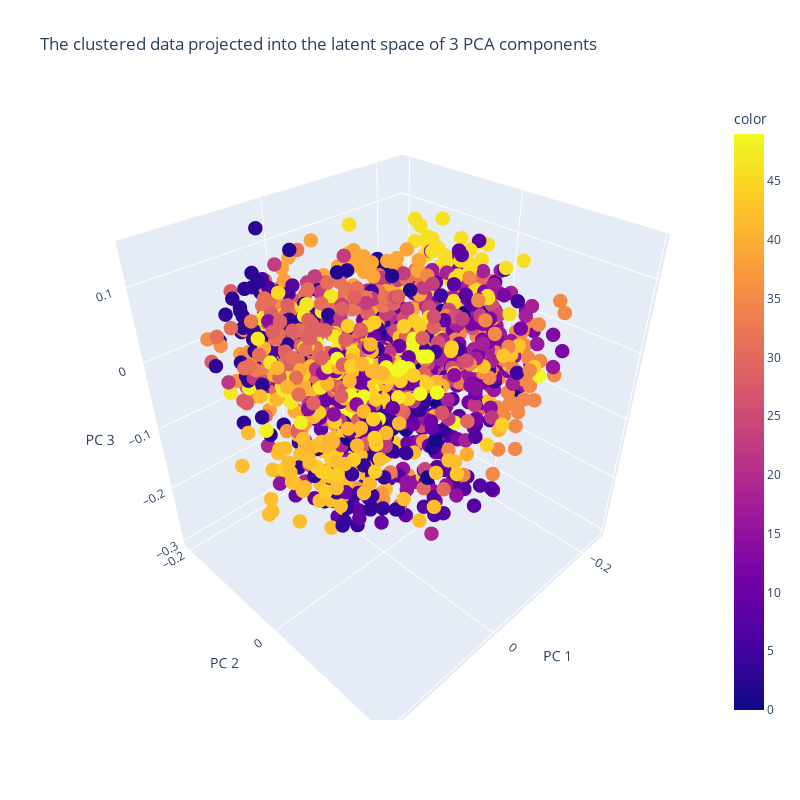

The cell this chart's notebook holds for it:
### Code cell
import plotly.express as px 
X = pd.DataFrame(embeddings)
pca = PCA(n_components=3)
components = pca.fit_transform(X)

total_var = pca.explained_variance_ratio_.sum() * 100
X['labels'] = labels
X['relation'] = relations
fig = px.scatter_3d(
    components, x=0, y=1, z=2, color=X['labels'],
    title='The clustered data projected into the latent space of 3 PCA components',
    labels={'0': 'PC 1', '1': 'PC 2', '2': 'PC 3'},
    width=800, height=800
)
fig.update_traces(marker_size=5)
fig.update_layout(scattermode="group", scattergap=0.5)
fig.show()

### Figure 1 — Plotly figure (JSON) as saved in the notebook; plotly's stock layout.template omitted (floating-point values rounded to 4 significant figures; data arrays with more than 128 entries replaced by an {"elided": "..."} marker saying what was removed)
{"data": [{"hovertemplate": "PC 1=%{x}<br>PC 2=%{y}<br>PC 3=%{z}<br>color=%{marker.color}<extra></extra>", "legendgroup": "", "marker": {"color": {"elided": "1460 int values"}, "coloraxis": "coloraxis", "size": 5, "symbol": "circle"}, "mode": "markers", "name": "", "scene": "scene", "showlegend": false, "type": "scatter3d", "x": {"elided": "1460 float values"}, "y": {"elided": "1460 float values"}, "z": {"elided": "1460 float values"}}], "layout": {"coloraxis": {"colorbar": {"title": {"text": "color"}}, "colorscale": [[0, "#0d0887"], [0.1111, "#46039f"], [0.2222, "#7201a8"], [0.3333, "#9c179e"], [0.4444, "#bd3786"], [0.5556, "#d8576b"], [0.6667, "#ed7953"], [0.7778, "#fb9f3a"], [0.8889, "#fdca26"], [1, "#f0f921"]]}, "height": 800, "legend": {"tracegroupgap": 0}, "scattergap": 0.5, "scattermode": "group", "scene": {"domain": {"x": [0, 1], "y": [0, 1]}, "xaxis": {"title": {"text": "PC 1"}}, "yaxis": {"title": {"text": "PC 2"}}, "zaxis": {"title": {"text": "PC 3"}}}, "title": {"text": "The clustered data projected into the latent space of 3 PCA components"}, "width": 800}}
